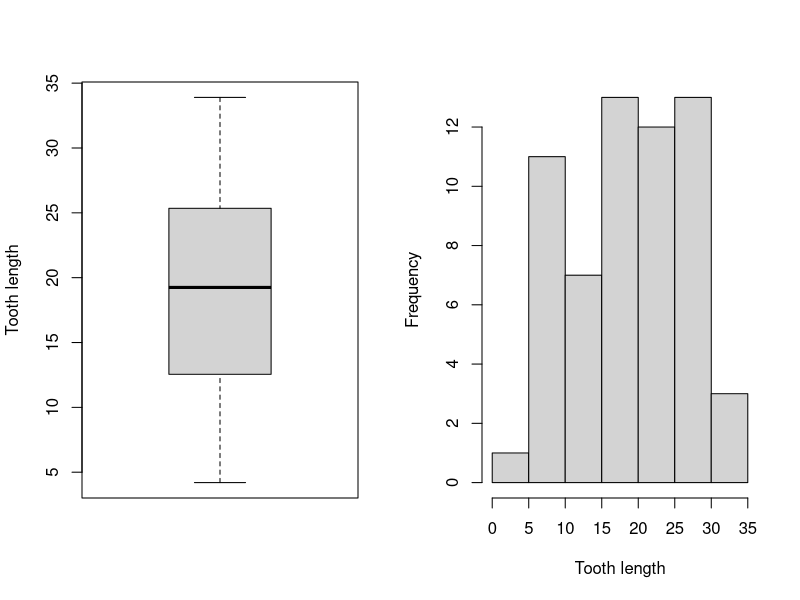
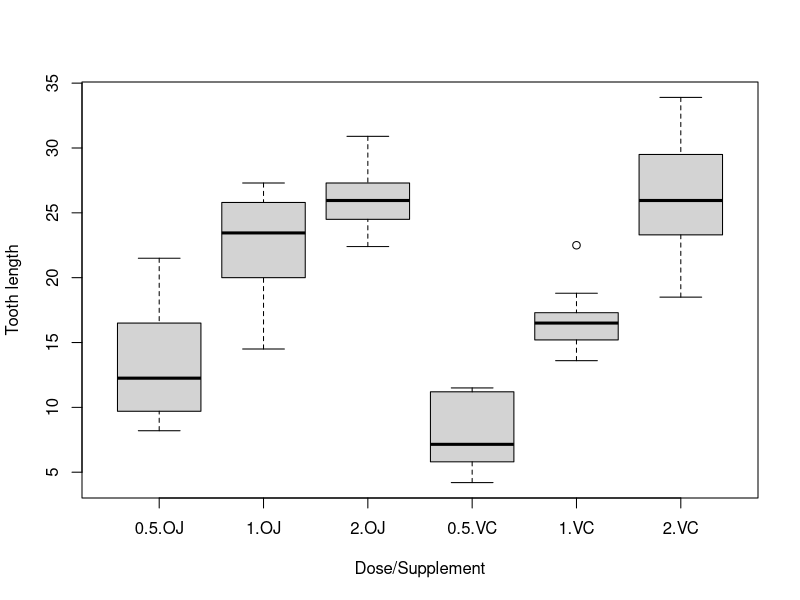

Reproduce these figures in R, in order.
## ---- chunk 1
data(ToothGrowth)
## ---- chunk 2
str(ToothGrowth)
## ---- chunk 3
head(ToothGrowth,3)
tail(ToothGrowth,3)
## ---- chunk 4
sum(is.na(ToothGrowth))
## ---- chunk 5
summary(ToothGrowth)
## ---- chunk 6
par(mfrow=c(1,2))
boxplot(ToothGrowth$len,ylab="Tooth length")
hist(ToothGrowth$len,xlab="Tooth length",main="")
## ---- chunk 7
par(mfrow=c(1,1))
boxplot(ToothGrowth$len~ToothGrowth$dose+ToothGrowth$supp,xlab="Dose/Supplement",ylab="Tooth length")
## ---- chunk 8
by(ToothGrowth$len,list(ToothGrowth$supp,ToothGrowth$dose),summary)
## ---- chunk 9
#Test OJ vs VC
t.test(ToothGrowth[ToothGrowth$supp=="OJ",1],ToothGrowth[ToothGrowth$supp=="VC",1],var.equal = TRUE)
## ---- chunk 10
#Test 1 vs 0.5
t.test(ToothGrowth[ToothGrowth$dose==1,1],ToothGrowth[ToothGrowth$dose==0.5,1],var.equal = TRUE)
#Test 2 vs 0.5
t.test(ToothGrowth[ToothGrowth$dose==2,1],ToothGrowth[ToothGrowth$dose==0.5,1],var.equal = TRUE)
## ---- chunk 11
#Take the length for every dose/supplement combination
oj05<-ToothGrowth[ToothGrowth$supp=="OJ"&ToothGrowth$dose=="0.5",1]
oj1<-ToothGrowth[ToothGrowth$supp=="OJ"&ToothGrowth$dose=="1",1]
oj2<-ToothGrowth[ToothGrowth$supp=="OJ"&ToothGrowth$dose=="2",1]
vc05<-ToothGrowth[ToothGrowth$supp=="VC"&ToothGrowth$dose=="0.5",1]
vc1<-ToothGrowth[ToothGrowth$supp=="VC"&ToothGrowth$dose=="1",1]
vc2<-ToothGrowth[ToothGrowth$supp=="VC"&ToothGrowth$dose=="2",1]

#Individually test all conditions
tests<-data.frame()
tests<-rbind(tests,"oj05 - oj1"=t.test(oj05,oj1,var.equal = TRUE)$p.value)
tests<-rbind(tests,"oj05 - oj2"=t.test(oj05,oj2,var.equal = TRUE)$p.value)
tests<-rbind(tests,"oj1 - oj2"=t.test(oj1,oj2,var.equal = TRUE)$p.value)
tests<-rbind(tests,"vc05 - vc1"=t.test(vc05,vc1,var.equal = TRUE)$p.value)
tests<-rbind(tests,"vc05 - vc2"=t.test(vc05,vc2,var.equal = TRUE)$p.value)
tests<-rbind(tests,"vc1 - vc2"=t.test(vc1,vc2,var.equal = TRUE)$p.value)
tests<-rbind(tests,"vc05 - oc05"=t.test(vc05,oj05,var.equal = TRUE)$p.value)
tests<-rbind(tests,"vc1 - oc1"=t.test(vc1,oj1,var.equal = TRUE)$p.value)
tests<-rbind(tests,"vc2 - oc2"=t.test(vc2,oj2,var.equal = TRUE)$p.value)

#Organize the data
tests<-cbind(tests,rownames(tests))
tests<-tests[,c(2,1)]
rownames(tests)<-NULL
names(tests)<-c("Comparison","p-value")
tests
## ---- chunk 12
#Find the FDR
m=nrow(tests)
alpha=0.05

tests<-tests[order(tests[,2]),]
tests<-cbind(tests,"i"=1:m) # Attribute the rank
tests<-cbind(tests,"i/m"=tests[,3]/m)# calculate i/m
tests<-cbind(tests,"i/m*alpha"=tests[,4]*alpha)# Calculate i/m*a
tests<-cbind(tests,"FDR"=tests[,2]<tests[,5]) #Check if p<i/m*a
tests
